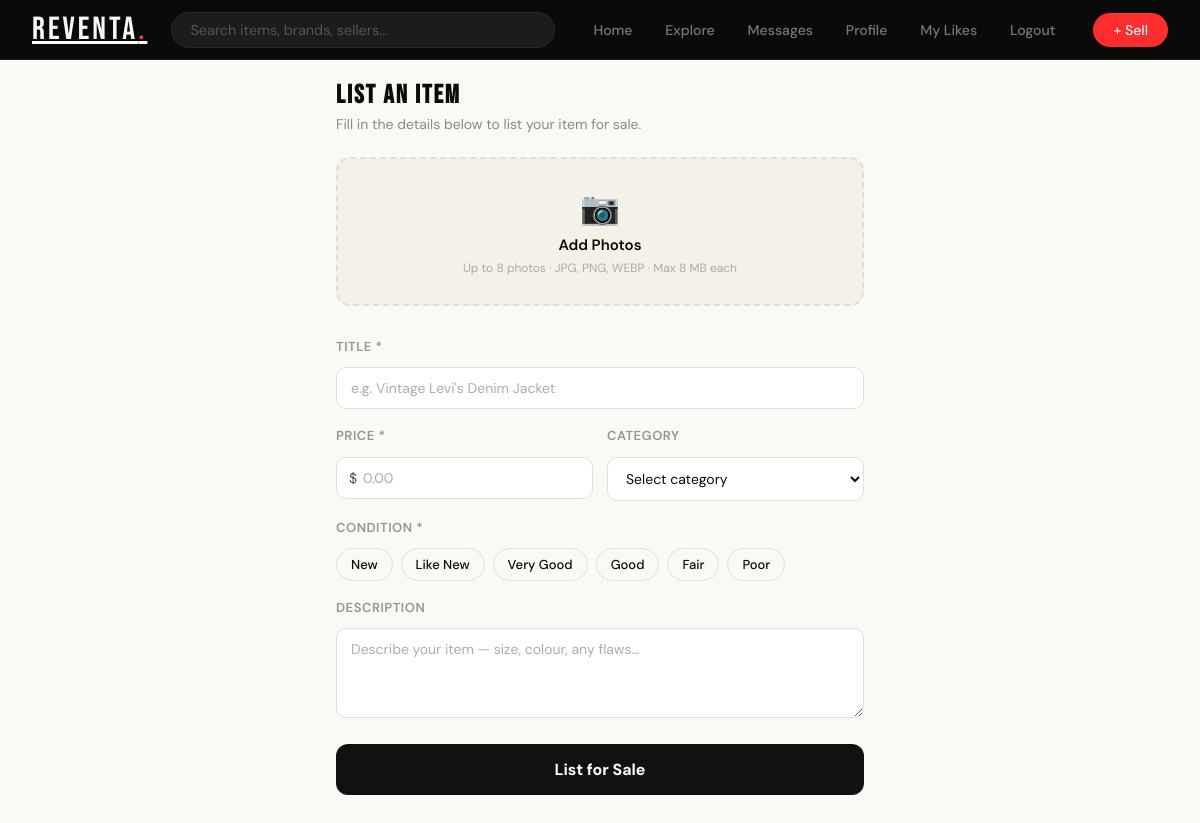
The app's page /pages/sell.php (signed in) with its own data.
### tables this page shows
CREATE TABLE `condition` (
  `id` int NOT NULL AUTO_INCREMENT,
  `name` varchar(45) DEFAULT NULL,
  PRIMARY KEY (`id`)
);

### php/objects/Condition.php (called while the page is built, shortened)
<?php
require_once __DIR__ . '/../Utils/DatabaseConnection.php';
class Condition {
    private $db;
    public function __construct() {
        $this->db = new DatabaseConnection();
    }
    public  function getAllConditions() {
        $conn = $this->db->connect();
        $query = "SELECT * FROM `condition`";
        $result = $conn->query($query);
        $conditions = [];
        while ($row = $result->fetch_assoc()) {
            $condition = new Condition();
            $condition->id = $row['id'];
            $condition->name = $row['name'];
            $conditions[] = $condition;
        }
        return $conditions;
    }
}
?>

### php/Utils/DatabaseConnection.php (called while the page is built, shortened)
<?php
class DatabaseConnection {
    private $host = "localhost";
    private $username = "root";
    private $password = "password";
    private $database = "reventa";
    public function __construct() {
        $this->connection = new mysqli($this->host, $this->username, $this->password, $this->database);
    }
}
?>

### pages/sell.php (the view, shortened to what this page needs)
<?php
require_once '../php/objects/User.php';
require_once '../php/objects/Condition.php';
$condition  = new Condition();
$conditions = $condition->getAllConditions();
?>
<!DOCTYPE html>
<html lang="en">
<head>
<link rel="stylesheet" href="../assets/css/styles.css">
</head>
<body>
<nav id="top-nav">
  <a href="../index.php" class="nav-logo">ReVenta<span>.</span></a>
  <div class="nav-search">
    <input type="text" id="search-input" placeholder="Search items, brands, sellers...">
  </div>
  <div class="nav-links">
    <a href="../index.php" class="nav-tab-link">Home</a>
    <a href="explore.php"  class="nav-tab-link">Explore</a>
    <a href="messages.php" class="nav-tab-link">Messages</a>
    <?php if (isset($_SESSION['user_id'])): ?>
      <a href="profile.php" class="nav-tab-link">Profile</a>
      <a href="likes.php"    class="nav-tab-link">My Likes</a>
      <a href="../php/Utils/Logout.php" class="nav-tab-link">Logout</a>
    <?php else: ?>
      <a href="login.php"   class="nav-tab-link">Login</a>
    <?php endif; ?>
  </div>
  <a href="sell.php"><button class="btn-sell">+ Sell</button></a>
</nav>
<main id="app">
  <div class="sell-page">
    <h2>List an Item</h2>
    <p class="sell-subtitle">Fill in the details below to list your item for sale.</p>
    <form id="sell-form" method="POST" enctype="multipart/form-data" action="sell.php">
      <div class="upload-zone" id="upload-zone">
        <div class="upload-icon">📷</div>
        <div class="upload-label">Add Photos</div>
        <div class="upload-hint">Up to 8 photos · JPG, PNG, WEBP · Max 8 MB each</div>
      </div>
      <div class="form-group">
        <label for="f-title">Title *</label>
        <input type="text" id="f-title" name="name" class="form-input"
               placeholder="e.g. Vintage Levi's Denim Jacket" maxlength="50"
               value="<?= htmlspecialchars($_POST['name'] ?? '') ?>">
      </div>
      <div class="form-row">
        <div class="form-group">
          <label for="f-price">Price *</label>
          <div class="price-input-wrap">
            <span class="currency">$</span>
            <input type="number" id="f-price" name="price" class="form-input price-input"
                   placeholder="0.00" min="0.01" step="0.01"
                   value="<?= htmlspecialchars($_POST['price'] ?? '') ?>">
          </div>
        </div>
        <div class="form-group">
          <label for="f-category">Category</label>
          <select id="f-category" name="category_id" class="form-input">
            <option value="">Select category</option>
          </select>
        </div>
      </div>
      <div class="form-group">
        <label>Condition *</label>
        <div class="condition-pills" id="condition-pills">
          <?php foreach ($conditions as $cond): ?>
            <div class="cond-pill <?= (($_POST['condition_id'] ?? '') == $cond->id) ? 'active' : '' ?>"
                 data-cond="<?= $cond->id ?>">
              <?= htmlspecialchars($cond->name) ?>
            </div>
          <?php endforeach; ?>
        </div>
      </div>
      <div class="form-group">
        <label for="f-desc">Description</label>
        <textarea id="f-desc" name="description" class="form-input form-textarea"
                  placeholder="Describe your item — size, colour, any flaws…"
                  maxlength="2000"><?= htmlspecialchars($_POST['description'] ?? '') ?></textarea>
      </div>
      <button type="submit" class="btn-list" id="btn-list">List for Sale</button>
    </form>
  </div>
</main>
</body>
</html>

### assets/css/styles.css (style rules this page uses)
:root { --red: #FF2D2D; --black: #0A0A0A; --white: #FAFAF5; --cream: #F5F0E8; --grey: #E8E4DC; --mid: #999490; --nav-h: 60px; --bottom-h: 70px; }
*, *::before, *::after { margin: 0; padding: 0; box-sizing: border-box; }
html { scroll-behavior: smooth; font-size: 16px; -webkit-text-size-adjust: 100%; text-size-adjust: 100%; }
body { font-family: 'DM Sans', sans-serif; background: var(--white); color: var(--black); padding-top: var(--nav-h); padding-bottom: var(--bottom-h); min-height: 100vh; }
#top-nav { position: fixed; top: 0; left: 0; right: 0; z-index: 200; background: var(--black); height: var(--nav-h); display: flex; align-items: center; gap: 1.5rem; padding: 0 2rem; border-bottom: 1px solid #1a1a1a; }
.nav-logo { font-family: 'Bebas Neue', sans-serif; font-size: 2rem; color: var(--white); letter-spacing: 3px; flex-shrink: 0; cursor: pointer; }
.nav-logo span { color: var(--red); }
.nav-search { flex: 1; max-width: 400px; }
.nav-search input { width: 100%; background: #1c1c1c; border: 1.5px solid #2a2a2a; border-radius: 30px; padding: 8px 18px; color: var(--white); font-family: 'DM Sans', sans-serif; font-size: .9rem; outline: none; transition: border-color .2s; }
.nav-search input::placeholder { color: #555; }
.nav-links { display: flex; align-items: center; gap: .3rem; margin-left: auto; }
.nav-tab-link { color: #777; text-decoration: none; font-size: .88rem; font-weight: 500; padding: 6px 14px; border-radius: 20px; transition: all .18s; }
.btn-sell { background: var(--red); color: var(--white); border: none; padding: 8px 20px; border-radius: 20px; font-family: 'DM Sans', sans-serif; font-size: .88rem; font-weight: 500; cursor: pointer; flex-shrink: 0; transition: opacity .2s; }
.sell-page { max-width: 580px; margin: 0 auto; padding: 2.5rem 2rem 3rem; }
.sell-page h2 { font-family: 'Bebas Neue', sans-serif; font-size: 2.2rem; letter-spacing: 2px; margin-bottom: .3rem; }
.sell-subtitle { color: var(--mid); font-size: .92rem; margin-bottom: 2rem; }
.upload-zone { border: 2px dashed #ccc; border-radius: 10px; padding: 2.5rem 2rem; text-align: center; cursor: pointer; transition: all .2s; margin-bottom: 1.8rem; background: var(--cream); }
.upload-icon { font-size: 2rem; margin-bottom: .6rem; }
.upload-label { font-size: .95rem; font-weight: 500; margin-bottom: .3rem; }
.upload-hint { font-size: .82rem; color: var(--mid); }
.form-group { display: flex; flex-direction: column; gap: .4rem; }
.form-group label { font-size: .78rem; font-weight: 500; letter-spacing: .5px; text-transform: uppercase; color: var(--mid); }
.form-input { background: var(--white); border: 1.5px solid #d0ccc4; border-radius: 8px; padding: 11px 14px; font-family: 'DM Sans', sans-serif; font-size: .95rem; color: var(--black); outline: none; transition: border-color .2s; width: 100%; }
.form-input::placeholder { color: #b0aca5; }
.form-textarea { resize: vertical; min-height: 100px; }
.form-row { display: grid; grid-template-columns: 1fr 1fr; gap: 1rem; }
.price-input-wrap { position: relative; }
.currency { position: absolute; left: 14px; top: 50%; transform: translateY(-50%); font-size: .95rem; color: var(--mid); pointer-events: none; }
.price-input { padding-left: 28px; }
.condition-pills { display: flex; gap: .5rem; flex-wrap: wrap; }
.cond-pill { border: 1.5px solid #ccc; border-radius: 20px; padding: 6px 16px; font-size: .84rem; font-weight: 500; cursor: pointer; transition: all .18s; user-select: none; }
.btn-list { background: var(--black); color: var(--white); border: none; padding: 14px; border-radius: 8px; font-family: 'DM Sans', sans-serif; font-size: .98rem; font-weight: 500; cursor: pointer; transition: background .2s; margin-top: .5rem; width: 100%; }

### records on screen
condition: name "New"
condition: name "Like New"
condition: name "Very Good"
condition: name "Good"
condition: name "Fair"
condition: name "Poor"
